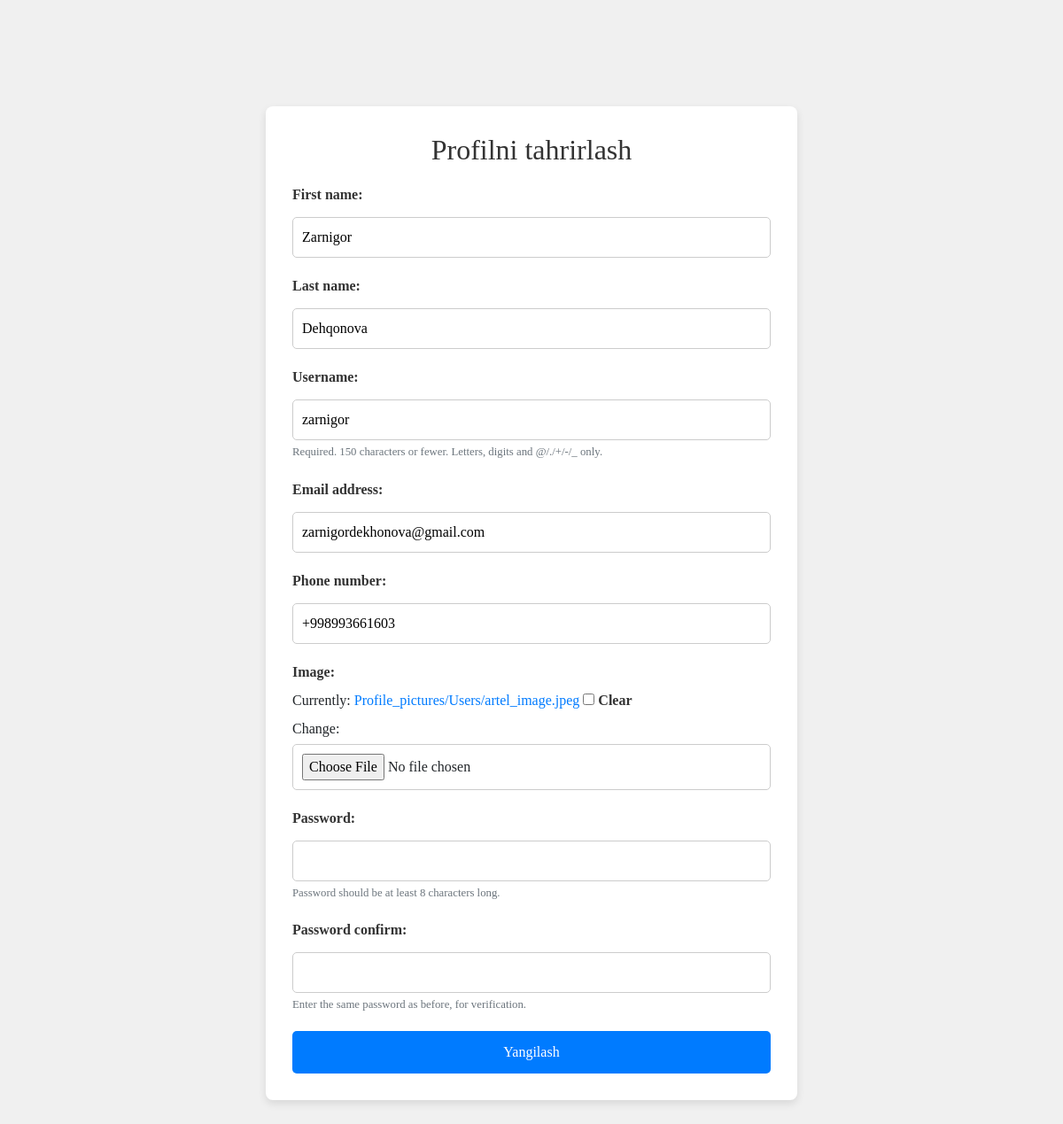
/users/profile_update/ (signed in), run on the app's committed database.
### Users/models.py (models this page shows, shortened)
class CustomUser(AbstractUser):
    image = models.ImageField(upload_to='Profile_pictures/Users', blank=True, null=True, default='Profile_pictures/default_picture.png')
    phone_number = models.CharField(max_length=15)
    class Meta:
        db_table = 'custom_user'

### Users/views.py (the view, shortened to what this page needs)
# urls.py: path('profile_update/', views.ProfileUpdateView.as_view(), name='profile_update'),
class ProfileUpdateView(LoginRequiredMixin, View):
    login_url = '/login/'
    def get(self, request):
        update_form = ProfileUpdateForm(instance=request.user)
        context = {
            'update_form': update_form
        }
        return render(request, 'Users/profile_update.html', context=context)

### Users/forms.py (shortened to what this page needs)
class ProfileUpdateForm(forms.ModelForm):
    class Meta:
        model = CustomUser
        fields = ['first_name', 'last_name', 'username', 'email', 'phone_number', 'image', 'password', 'password_confirm']
        labels = {
            'first_name': 'Ismingizni kiriting',
            'last_name': 'Familiyangizni kiriting',
            'username': 'Foydalanuvchi nomingizni kiriting',
            'email': 'Emailingizni kiriting',
            'phone_number': 'Telefon raqamingizni kiriting',
            'image': 'Profil rasmi',
            'password': 'Parolni kiriting',
            'password_confirm': 'Parolni tasdiqlang',
        }
    password = forms.CharField(
        min_length=8,
        label='Password',
        widget=forms.PasswordInput,
        help_text="Password should be at least 8 characters long.",
    )
    password2 = forms.CharField(
        min_length=8,
        label='Password confirm',
        widget=forms.PasswordInput,
        help_text='Enter the same password as before, for verification.',
    )
    class Meta:
        model = CustomUser
        fields = ['first_name', 'last_name', 'username', 'email', 'phone_number', 'image']

### Users/templates/Users/profile_update.html (shortened to what this page needs)
<!DOCTYPE html>
<html lang="en">
<head>
    <link rel="stylesheet" href="https://stackpath.bootstrapcdn.com/bootstrap/4.5.2/css/bootstrap.min.css">
</head>
<body>
    <div class="container">
        <h2>Profilni tahrirlash</h2>
        <form method="post" enctype="multipart/form-data">
            {% for field in update_form %}
            <div class="form-group">
                {{ field.label_tag }}
                <div class="au-input au-input--full">{{ field }}</div>
                {% if field.help_text %}
                <small class="form-text text-muted">{{ field.help_text }}</small>
                {% endif %}
            </div>
            {% endfor %}
            <button type="submit">Yangilash</button>
        </form>
    </div>
</body>
</html>

### Users/templates/Users/profile_update.html (style rules this page uses)
body { font-family: 'Times New Roman', serif; background-color: #f0f0f0; padding: 20px; }
.container { max-width: 600px; background-color: #ffffff; padding: 30px; border-radius: 8px; box-shadow: 0px 4px 10px rgba(0, 0, 0, 0.1); margin: 100px auto; }
h2 { text-align: center; color: #333; margin-bottom: 20px; }
.form-group { margin-bottom: 20px; }
.form-group label { font-weight: bold; color: #333; }
.form-group input[type="text"], .form-group input[type="email"], .form-group input[type="password"], .form-group input[type="file"] { width: 100%; padding: 10px; border-radius: 5px; border: 1px solid #ccc; margin-top: 5px; }
.form-group small { color: #6c757d; }
button[type="submit"] { width: 100%; padding: 12px; background-color: #007bff; color: #ffffff; border: none; border-radius: 5px; font-size: 16px; cursor: pointer; transition: background-color 0.3s ease; }

### data on the page
CustomUser: update_form "Zarnigor" "Dehqonova" "zarnigor" "zarnigordekhonova@gmail.com" "+998993661603"

### other printed values
{{ field.label_tag }} "First name:" "Last name:" "Username:" "Email address:" "Phone number:" "Image:" "Password:" "Password confirm:"
{{ field.help_text }} "Required. 150 characters or fewer. Letters, digits and @/./+/-/_ only." "Password should be at least 8 characters long." "Enter the same password as before, for verification."
